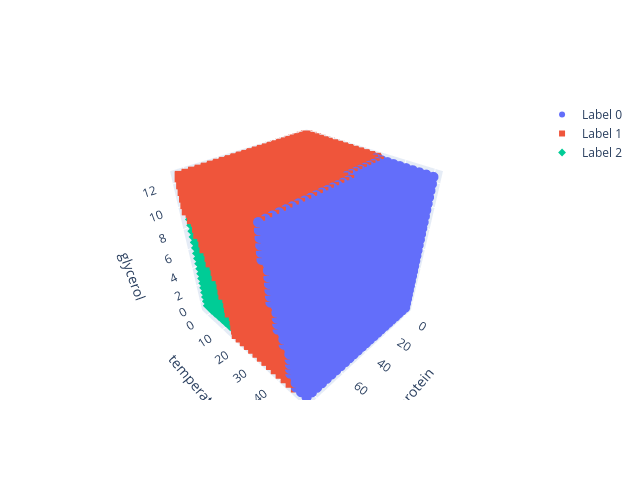

The notebook cell saved with this chart:
### Code cell
plot_scatter_plotly(
    dataset=boundary_dataset.isel(sample=slice(None,None,None)),
    component_variable='composition',
    labels='labels',
    discrete_labels=True,
)

### Figure 1 — Plotly figure (JSON) as saved in the notebook; plotly's stock layout.template omitted (floating-point values rounded to 4 significant figures; data arrays with more than 128 entries replaced by an {"elided": "..."} marker saying what was removed)
{"data": [{"marker": {"color": 0, "size": 6, "symbol": "circle"}, "mode": "markers", "name": "Label 0", "type": "scatter3d", "x": {"elided": "4978 float values"}, "y": {"elided": "4978 float values"}, "z": {"elided": "4978 float values"}}, {"marker": {"color": 1, "size": 6, "symbol": "square"}, "mode": "markers", "name": "Label 1", "type": "scatter3d", "x": {"elided": "9152 float values"}, "y": {"elided": "9152 float values"}, "z": {"elided": "9152 float values"}}, {"marker": {"color": 2, "size": 6, "symbol": "diamond"}, "mode": "markers", "name": "Label 2", "type": "scatter3d", "x": {"elided": "1495 float values"}, "y": {"elided": "1495 float values"}, "z": {"elided": "1495 float values"}}], "layout": {"height": 480, "scene": {"xaxis": {"title": {"text": "protein"}}, "yaxis": {"title": {"text": "temperature"}}, "zaxis": {"title": {"text": "glycerol"}}}, "width": 640}}
